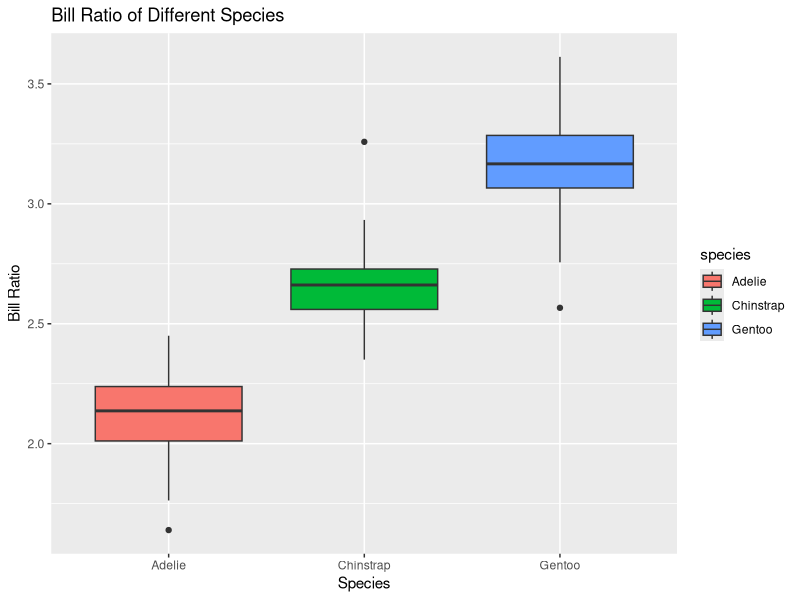
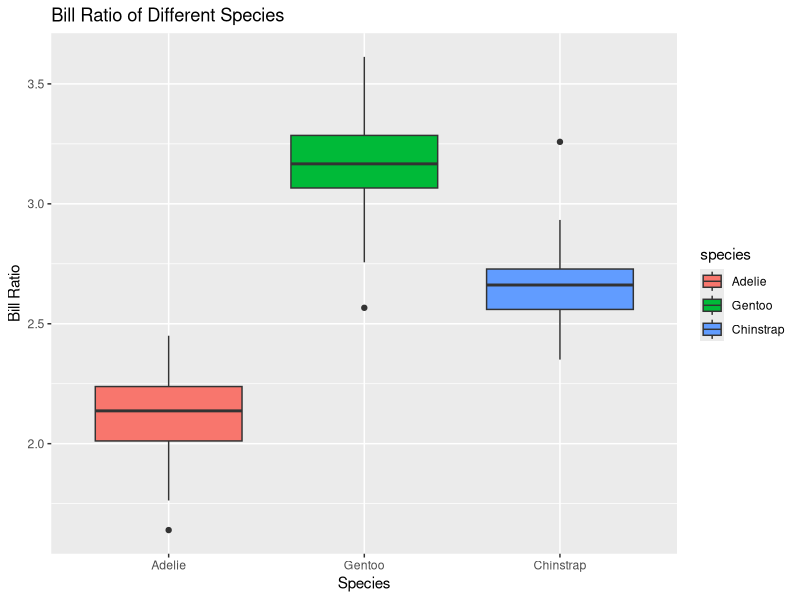
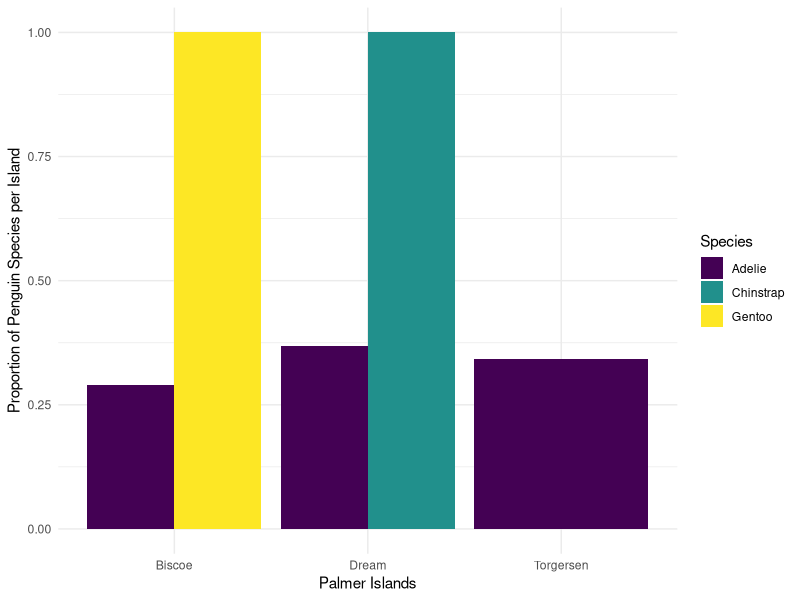

The R script that drew these images, in order:
## ---- chunk 1
#| label: setup
#| include: false

library(tidyverse)
library(palmerpenguins)
data(penguins)
## loaded the tidyverse package, palmerpenguins package and read in the data
## ---- chunk 2
#| label: converting
penguins |>
  mutate(body_mass_kg = body_mass_g / 1000)
## created a new label and ran the given code
## ---- chunk 3
#| label: removing-missing-values
penguins |> 
  drop_na() #if we leave it blank it will remove any row with an NA
# created a new label and ran the given code
## ---- chunk 4
#| label: removing-sex
penguins |> 
  drop_na(sex) #adding a variable, removes rows with NA just for that variable
# created a new label and ran the code
## ---- chunk 5
#| label: creating-new-variable
penguins|>
  mutate(bill_ratio = bill_length_mm/bill_depth_mm)
## created a label and a new varibale called bill_ratio
## ---- chunk 6
penguins |>
  mutate(bill_ratio = bill_length_mm/bill_depth_mm) |>
  ggplot(aes(x = species,
                   y = bill_ratio,
                   fill = species)) + 
  geom_boxplot() +
  labs(title = "Bill Ratio of Different Species", 
       x = "Species",
       y = "Bill Ratio") + 
  theme_classic() +
  theme_gray()
## created a label and a boxplot that corresponds with the previously mutated code
## ---- chunk 7
#| label: converting-variables
penguins |>
  mutate(bill_ratio = bill_length_mm/bill_depth_mm,
         body_mass_kg = body_mass_g/1000,
         flipper_length_m = flipper_length_mm/1000)
## created new label and filled in the blanks based on the promt
## ---- chunk 8
#| label: rearranging-names
library(forcats)
penguins |> 
  mutate(species = 
           fct_relevel(species, "Adelie", "Gentoo", "Chinstrap"),
         bill_ratio = bill_length_mm/bill_depth_mm) |> 
  ggplot(aes(x = species,
                   y = bill_ratio,
                   fill = species)) + 
  geom_boxplot() +
  labs(title = "Bill Ratio of Different Species", 
       x = "Species",
       y = "Bill Ratio") + 
  theme_classic() +
  theme_gray()
## created label and recreated the boxplot from the previous code with the new changes. Some difference are that the colors change based on positions and the names are rearranged.
## ---- chunk 9
penguins |>
  group_by(species) |>
  summarize(mass_mean = mean(body_mass_g, na.rm = TRUE),
            mass_sd = sd(body_mass_g, na.rm = TRUE))
## ---- chunk 10
#| label: group-by
penguins |> 
  mutate(body_mass_kg = body_mass_g/1000) |> 
  group_by(species, sex) |> 
  summarize(body_mass_mean = mean(body_mass_kg, na.rm = TRUE),
            bosy_mass_sd = sd(body_mass_kg, na.rm = TRUE))
## created a label and followed the prompt. Using the previous code as a guideline to find the mean and sd of body mass.
## ---- chunk 11
#| label: summary-table
penguins |>
filter(species == "Chinstrap") |>
  group_by(island) |>
  summarize(flip_max = max(flipper_length_mm, na.rm = TRUE), 
            flipper_min = min(flipper_length_mm, na.rm = TRUE))
## created a label, and followed the prompt as close as possible, used the previous code as a guideline
## ---- chunk 12
#| label: combining-functions
penguins |>
  mutate(bill_ratio = bill_length_mm/ bill_depth_mm) |>
  select(species, bill_ratio) |>
  group_by(species) |>
  summarise(bill_ratio_mean = mean(bill_ratio, na.rm = TRUE))
## added a new label, and followed the prompt as best as possible, combined multiple functions in order to create a table of specific details
## ---- chunk 13
penguins |>
  group_by(species) |>
  summarize(bill_length_mean = mean(bill_length_mm, na.rm = TRUE),
            bill_depth_mean = mean(bill_depth_mm, na.rm = TRUE),
            flipper_length_mean = mean(flipper_length_mm, na.rm = TRUE))
## ---- chunk 14
penguins |>
  group_by(species) |>
  summarize(across(ends_with("mm"), 
                   .fns = mean, 
                   na.rm = TRUE))
## ---- chunk 15
penguins |>
  group_by(year) |>
  summarise(across(starts_with("bill"), 
                   .fns = max, 
                   na.rm = TRUE, 
                   .names = "max_{.col}"))
## ---- chunk 16
penguins |>
  group_by(year) |>
  summarise(across(starts_with("bill"), 
                   .fns = max, 
                   na.rm = TRUE, 
                   .names = "{.col}_max"))
## ---- chunk 17
penguins |>
  group_by(species) |>
  summarize(across(contains("length"),
                   list(avg = mean, stdev = sd),
                   na.rm = TRUE,
                   .names = "{.fn}_{.col}"))
## ---- chunk 18
#| label: across-function
penguins |>
  group_by(island) |>
  summarize(across(contains("mm"), 
                   .fns = median, 
                   na.rm = TRUE,
                   .names = "{.col}_median"))
## added a label and followed the prompt as close as possible. Use the previous code structures as a guideline.
## ---- chunk 19
#| label: excluding-biscoe
penguins |> 
  filter (island != "Biscoe") |>
  select(species : body_mass_g) |>
  rename(spp_penguin = species) |>
  group_by(spp_penguin) |>
  summarize(across(contains("length"),
                   mean, na.rm = TRUE,
                   .names = "{.col}_mean"))
## added new label and followed the prompt while using the past code structures as guidelines.
## ---- chunk 20
penguins |>
  group_by(species) |>
  summarize(n = n())
## ---- chunk 21
penguins |>
  count(species)
## ---- chunk 22
penguins |>
  count(species, year)
## ---- chunk 23
penguins |> 
  count(species, island) |> #count(species, island) |>
  group_by(species) |> #group_by(species)|>
  mutate(total = sum(n),  #mutate(total = sum(n),
         prop = n/total) |>  #prop = n/total)|>
  ggplot(aes(x = island, y = prop, fill = species)) + # ggplot(aes(x = island, y = prop, fill = species)) +
  geom_col(position = position_dodge()) + #geom_col(position = position_dodge()) +
  scale_fill_viridis_d() + #scale_fill_viridis_d()
  labs(x = "Palmer Islands", #labs(x = "Palmer Islands",
       y = "Proportion of Penguin Species per Island", #y = "Proportion of Penguin Species per Island"
       fill = "Species") + #fill = "Species") +
  theme_minimal()#theme_minimal()
## commented the given code, seperately
## ---- chunk 24
#| label: count-species-island-year
penguins |>
  count(species, island, year)
## added a label and found the counts for species, island, and year
## ---- chunk 25
#| label: count-species-and-sex
penguins |>
  filter(species == "Adelie" | species == "Gentoo") |>
  count(species, sex)
## added a label and followed the prompt by filtering Adelie and Gentoo penguins and found the counts of species and sex
## ---- chunk 26
penguins |>
  mutate(size_bin = case_when(
      body_mass_g > 4500 ~ "large",
      body_mass_g > 3000 & body_mass_g <= 4500 ~ "medium",
      body_mass_g <= 3000 ~ "small"
    )
  )
## ---- chunk 27
penguins |>
  select(species, year, flipper_length_mm) |>  # it is only selecting three columns, species, year, flipper_length_mm
  rename(study_year = year) |>   # it is renaming the year column to study_year
  filter(species == "Adelie") |>  #filtering the data to only include the Adelie
  mutate(flipper_rank = case_when(   #mutating the following code
    flipper_length_mm < 200 ~ 1,   #determining if the flipper length is less than 200
    flipper_length_mm >= 200 ~ 2,  #determining if the flipper length is greater than or equal to 200
    TRUE ~ 0 # 0 for anything else
  ))
## ---- chunk 28
#| label: determine-study-year
penguins |>
  mutate(study_year = case_when(year == 2007 ~ "Year 1", 
                                year == 2008 ~ "Year 2",
                                year == 2009 ~ "Year 3"))
## added a label and assigned the years the corresponding names
## ---- chunk 29
#| label: flipper-mass-ratio
penguins |>
  filter(species == "Chinstrap") |>
  select(flipper_length_mm, body_mass_g) |>
  mutate (fm_ratio = flipper_length_mm/ body_mass_g, 
          ratio_bin = case_when(!is.na(fm_ratio) & fm_ratio >= 0.05 ~ "high",
           !is.na(fm_ratio) & fm_ratio < 0.05 ~ "low",
           TRUE ~ "no record"))

